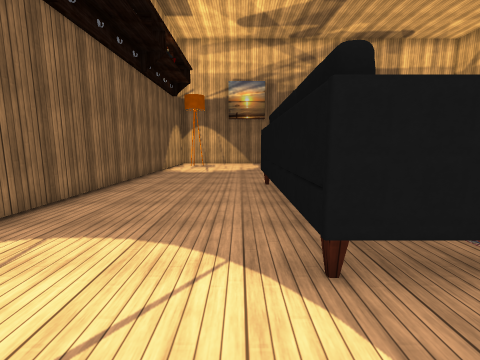
[1] (above)

17 first-person views from a walk through a Unity game level. The camera is 1.4 m above the floor, tilts 8° down and sees 90° across. The floor is counted in squares, 1 m on a side. Each view is taken from the middle of a square. On the plan, view 1 faces up. The plan holds only what a view shows up to about 13 squares ahead; the rest is blank. The place goes on beyond the plan. The player character is not drawn. Some surface patterns are stand-ins.

[2]
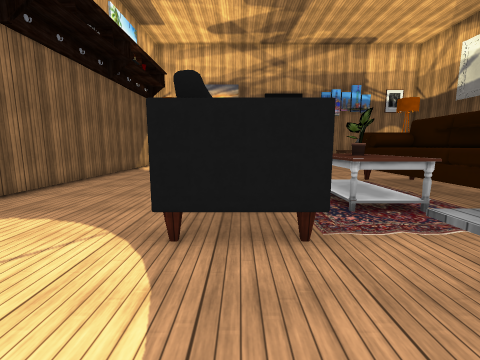

[3]
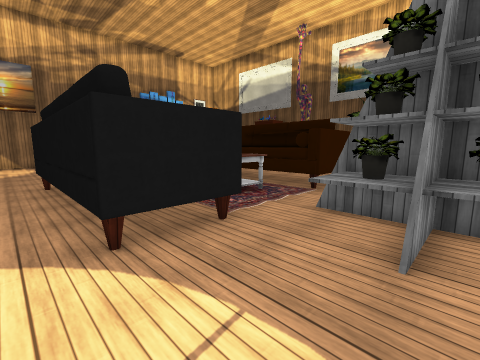

[4]
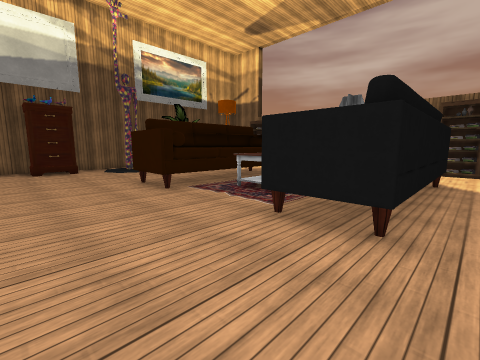

[5]
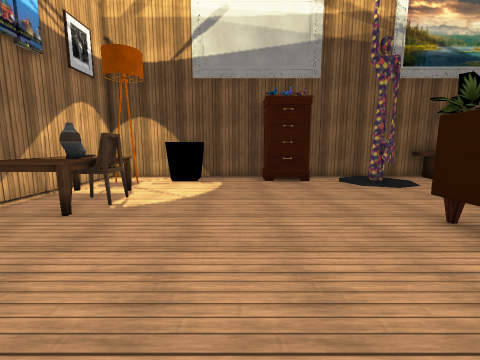

[6]
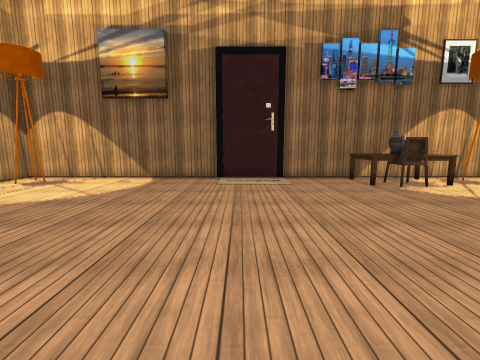

[7]
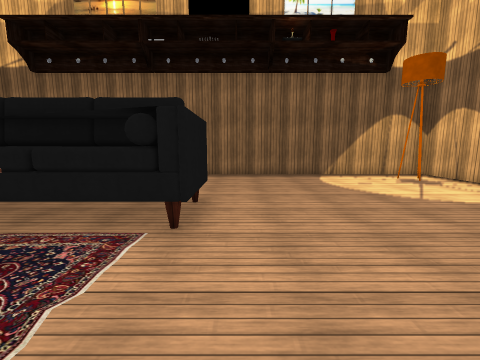

[8]
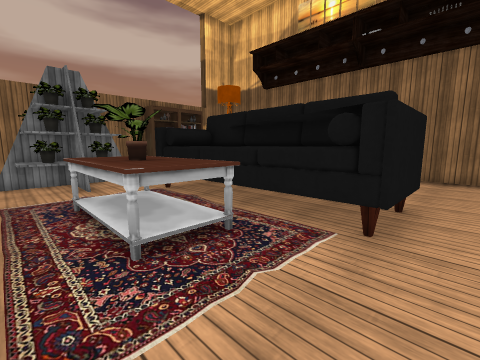

[9]
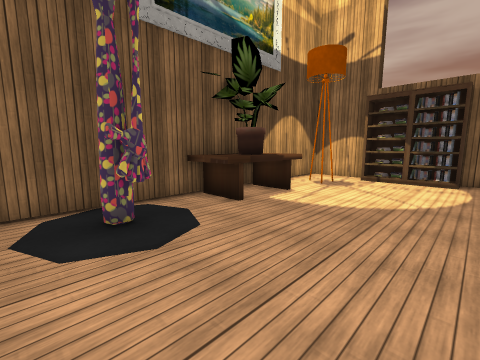

[10]
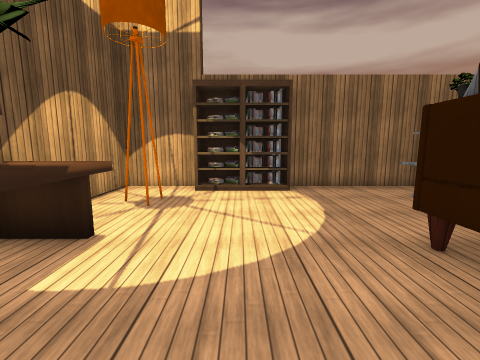

[11]
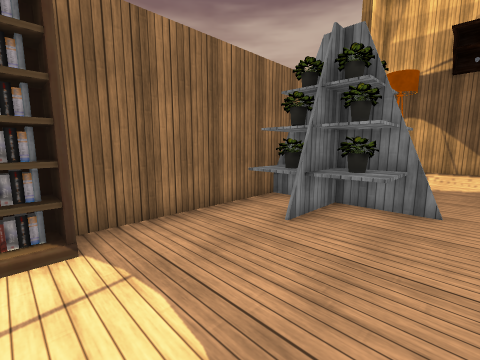

[12]
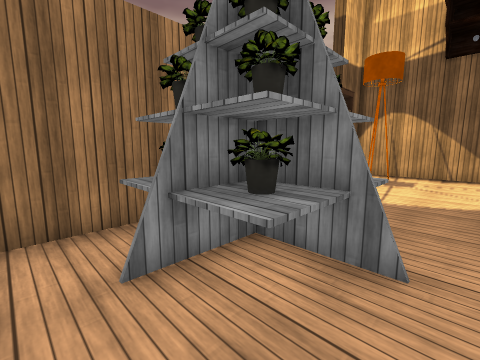

[13]
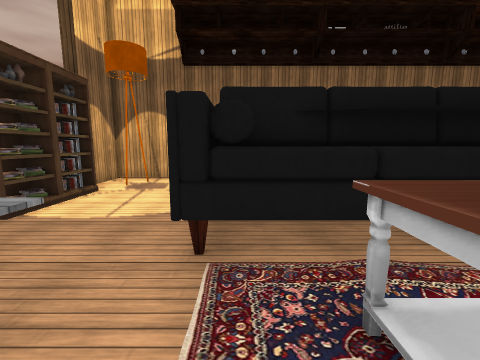

[14]
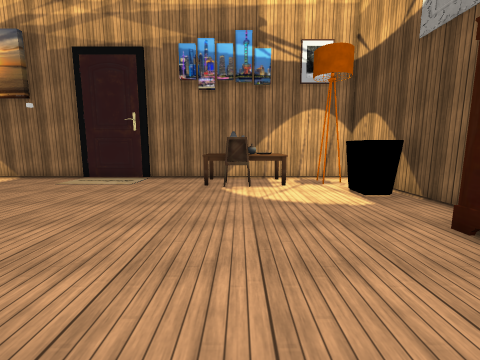

[15]
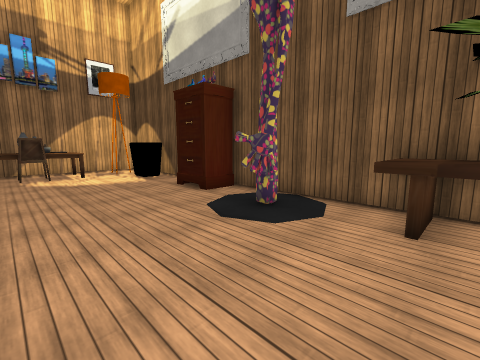

[16]
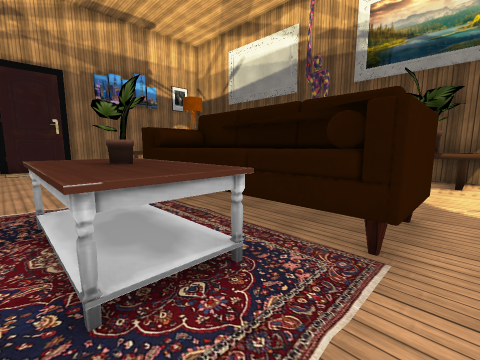

[17]
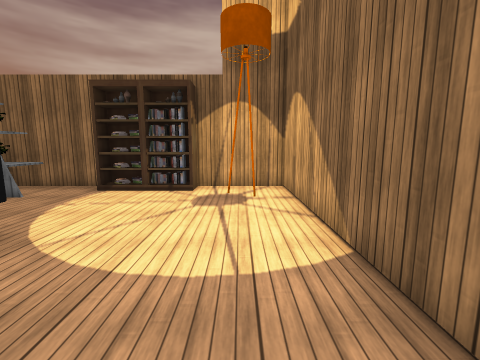

### Floor plan
Key: @ floor where view 1 was taken; # wall or solid block; . floor; = window, fence, low wall or low ledge; R rug; T table; S shelf; P pot; B bookshelf; K books; A vase; L lamp; C chair; O other object.
Columns run from 5 left of view 1 to 16 right of it. Each row starts with its distance up from view 1.
 19 ########### ##########
 18 # ........  ...TTATL.#
 17 #.L............TAATL.#
 16 #...............C...O#
 15 #...................O#
 14 #....................#
 13 #....................#
 12 #...................##
 11 #...................O#
 10 #...................##
  9 #.....OOO...OOO......#
  8 #.....OOR...ROO......#
  7 #.....OORTTTROO......#
  6 #.....OORTTTROO......#
  5 #.....OORTTTROO....TT#
  4 #.....OORTTTROO....TT#
  3 #.....OOR...ROO....TT#
  2 #.....OOO..........TT#
  1 #........SSPS........#
  0 #....@...PPPS......L.#
 -1 #.L......OOPS........#
 -2 #...BKB..SSSS...BKB..#
 -3 #==#   ##  #####   ===

Positions as (right, up) in squares from view 1, and headings:
1: (0, 0), facing up
2: (2, -1), facing up
3: (0, -1), facing up-right
4: (0, 13), facing down-right
5: (5, 13), facing right
6: (5, 8), facing up
7: (7, 10), facing left
8: (7, 10), facing down-left
9: (10, 9), facing down-right
10: (12, 6), facing down
11: (11, 2), facing down-left
12: (8, 2), facing down-left
13: (6, 3), facing left
14: (11, 8), facing up
15: (10, 4), facing up-right
16: (4, 2), facing up-right
17: (-3, 6), facing down
